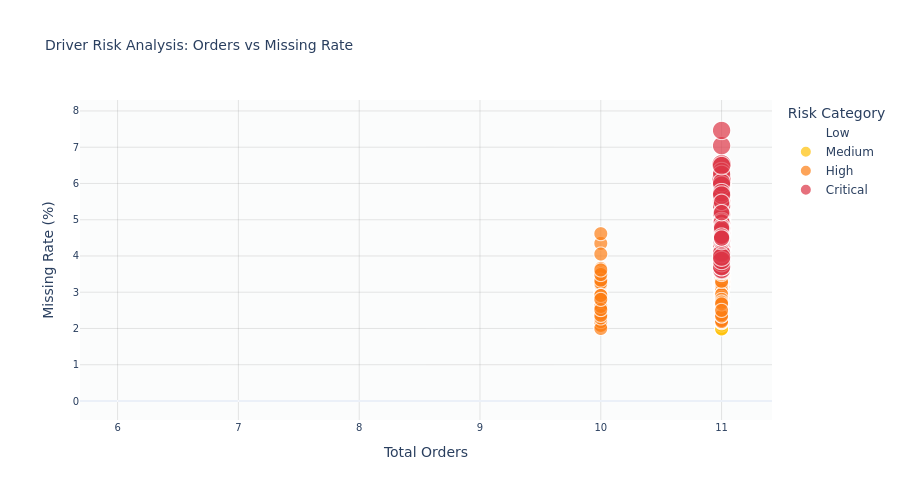

Source (notebook cell):
### Code cell
# Driver risk scatter plot
fig = px.scatter(
    driver_risk[driver_risk['total_orders'] > 0],
    x='total_orders',
    y='missing_rate',
    color='risk_category',
    size='total_items_missing',
    hover_data=['driver_id', 'driver_name', 'risk_score'],
    title='Driver Risk Analysis: Orders vs Missing Rate',
    labels={
        'total_orders': get_label('total_orders'),
        'missing_rate': get_label('missing_rate'),
        'risk_category': 'Risk Category',
        'total_items_missing': 'Items Missing'
    },
    color_discrete_map=PROJECT_THEME['risk_colors'],
    category_orders={'risk_category': PROJECT_THEME['risk_order_asc']}
)
fig.update_layout(height=500)
fig = apply_project_theme(fig)
fig.show()

### Figure 1 — Plotly figure (JSON) as saved in the notebook; plotly's stock layout.template omitted (floating-point values rounded to 4 significant figures; data arrays with more than 128 entries replaced by an {"elided": "..."} marker saying what was removed)
{"data": [{"customdata": {"elided": "822x3 mixed values"}, "hovertemplate": "Risk Category=Low<br>Total Orders=%{x}<br>Missing Rate (%)=%{y}<br>Items Missing=%{marker.size}<br>driver_id=%{customdata[0]}<br>driver_name=%{customdata[1]}<br>risk_score=%{customdata[2]}<extra></extra>", "legendgroup": "Low", "marker": {"color": "#28A745", "size": {"elided": "822 int values"}, "sizemode": "area", "sizeref": 0.015, "symbol": "circle"}, "mode": "markers", "name": "Low", "showlegend": true, "type": "scattergl", "x": {"elided": "822 int values"}, "xaxis": "x", "y": {"elided": "822 float values"}, "yaxis": "y"}, {"customdata": [["WDID10556", "Donna Massey", 49.61], ["WDID10563", "Thomas Powell", 49.54], ["WDID10586", "Jeanette Lewis", 49.92], ["WDID10602", "Michael Campbell", 49.4], ["WDID10655", "Mr. Eric Scott MD", 49.99], ["WDID10681", "Lawrence Guzman", 49.4]], "hovertemplate": "Risk Category=Medium<br>Total Orders=%{x}<br>Missing Rate (%)=%{y}<br>Items Missing=%{marker.size}<br>driver_id=%{customdata[0]}<br>driver_name=%{customdata[1]}<br>risk_score=%{customdata[2]}<extra></extra>", "legendgroup": "Medium", "marker": {"color": "#FFC107", "size": [3, 3, 3, 3, 3, 3], "sizemode": "area", "sizeref": 0.015, "symbol": "circle"}, "mode": "markers", "name": "Medium", "showlegend": true, "type": "scattergl", "x": [11, 11, 11, 11, 11, 11], "xaxis": "x", "y": [2.027, 2.013, 2.083, 1.987, 2.098, 1.987], "yaxis": "y"}, {"customdata": {"elided": "273x3 mixed values"}, "hovertemplate": "Risk Category=High<br>Total Orders=%{x}<br>Missing Rate (%)=%{y}<br>Items Missing=%{marker.size}<br>driver_id=%{customdata[0]}<br>driver_name=%{customdata[1]}<br>risk_score=%{customdata[2]}<extra></extra>", "legendgroup": "High", "marker": {"color": "#FD7E14", "size": {"elided": "273 int values"}, "sizemode": "area", "sizeref": 0.015, "symbol": "circle"}, "mode": "markers", "name": "High", "showlegend": true, "type": "scattergl", "x": {"elided": "273 int values"}, "xaxis": "x", "y": {"elided": "273 float values"}, "yaxis": "y"}, {"customdata": {"elided": "146x3 mixed values"}, "hovertemplate": "Risk Category=Critical<br>Total Orders=%{x}<br>Missing Rate (%)=%{y}<br>Items Missing=%{marker.size}<br>driver_id=%{customdata[0]}<br>driver_name=%{customdata[1]}<br>risk_score=%{customdata[2]}<extra></extra>", "legendgroup": "Critical", "marker": {"color": "#DC3545", "size": {"elided": "146 int values"}, "sizemode": "area", "sizeref": 0.015, "symbol": "circle"}, "mode": "markers", "name": "Critical", "showlegend": true, "type": "scattergl", "x": {"elided": "146 int values"}, "xaxis": "x", "y": {"elided": "146 float values"}, "yaxis": "y"}], "layout": {"font": {"family": "DejaVu Sans, Arial, sans-serif", "size": 12}, "height": 500, "hoverlabel": {"bgcolor": "white", "font": {"family": "DejaVu Sans, Arial, sans-serif", "size": 10}}, "legend": {"itemsizing": "constant", "title": {"text": "Risk Category"}, "tracegroupgap": 0}, "paper_bgcolor": "white", "plot_bgcolor": "rgba(248, 249, 250, 0.5)", "title": {"font": {"size": 14}, "text": "Driver Risk Analysis: Orders vs Missing Rate"}, "xaxis": {"anchor": "y", "domain": [0, 1], "gridcolor": "rgba(128, 128, 128, 0.2)", "gridwidth": 1, "showgrid": true, "tickfont": {"size": 10}, "title": {"text": "Total Orders"}}, "yaxis": {"anchor": "x", "domain": [0, 1], "gridcolor": "rgba(128, 128, 128, 0.2)", "gridwidth": 1, "showgrid": true, "tickfont": {"size": 10}, "title": {"text": "Missing Rate (%)"}}}}
